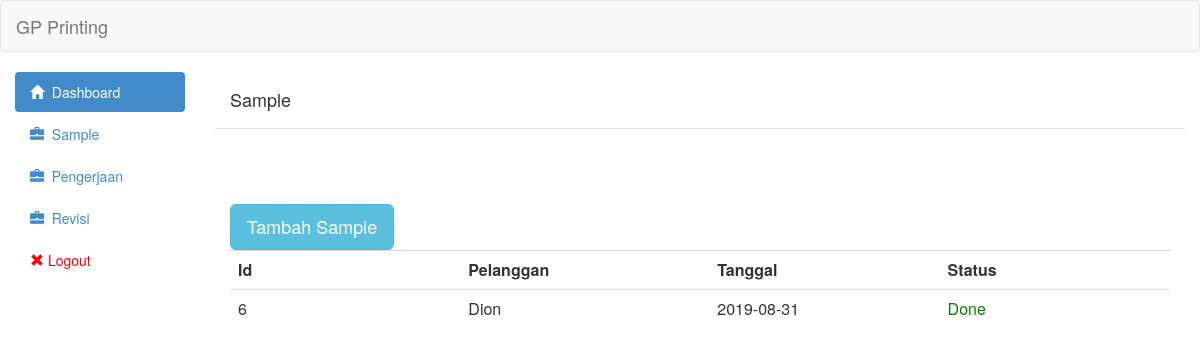
The app's page /view/sample.php (signed in), older data.
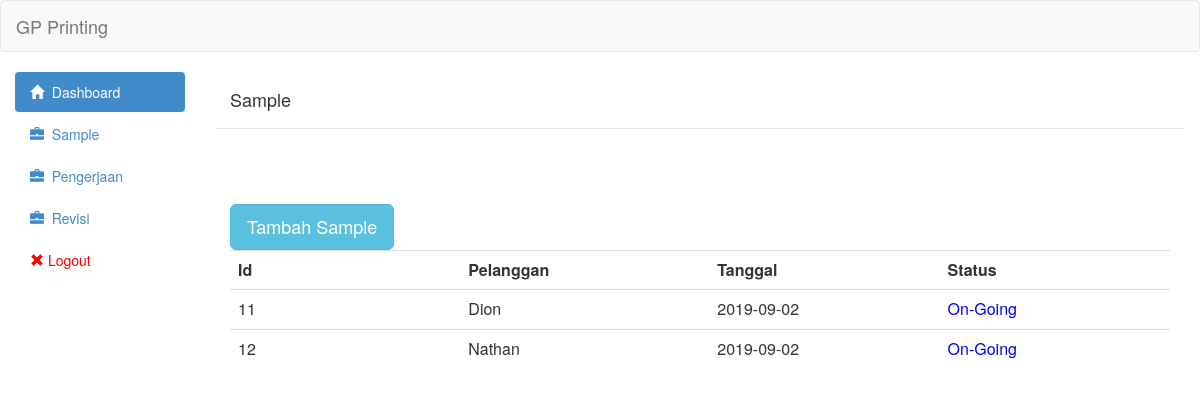
The same page, newer data.
### tables this page shows
CREATE TABLE `sample` (
  `id` int(11) NOT NULL,
  `id_pelanggan` int(11) NOT NULL,
  `tgl` date NOT NULL,
  `status` tinyint(1) NOT NULL DEFAULT 0,
  `biaya` int(11) NOT NULL,
  `deadline` date DEFAULT NULL
);

CREATE TABLE `pelanggan` (
  `id` int(11) NOT NULL,
  `nama` varchar(255) NOT NULL,
  `alamat` text NOT NULL,
  `no_telepon` varchar(255) NOT NULL
);

### controller/sample/sample_show.php (the view, shortened to what this page needs)
<?php
	include('../controller/config/linken.php');
	include('../controller/config/asset.php');
	$queryGetSample = "SELECT sample.id,sample.deadline,pelanggan.nama,sample.status,sample.tgl FROM sample join pelanggan on sample.id_pelanggan = pelanggan.id ORDER BY sample.id ASC";
	$resultGetSample = mysqli_query($link,$queryGetSample) or die(mysqli_error($link));
	 echo "<table class='table table-hover'><tr>
                        <th class='col-md-1'>Id</th>
                        <th class='col-md-1'>Pelanggan</th>
                        <th class='col-md-1'>Tanggal</th>
						<th class='col-md-1'>Status</th>
                        </tr>";
	while($row = mysqli_fetch_assoc($resultGetSample)){
	?>
                            <tr onclick='AjaxGetDetailSample(<?php echo $row['id']?>)'>
								<td><?php echo $row['id']?></td>
                                <td><?php echo $row['nama']?></td>
                                <td><?php echo $row['tgl']?></td>
								<td><?php if($row['status']==1){
									echo "<span style='color:blue'>On-Going</span>";
									}else if($row['status']==2){
										echo "<span style='color:green'>Done</span>";
									}else{
										echo "<span style='color:red'>Idle</span>";
									}
								;?></td>
                            </tr>
<?php
	}
	echo "</table>"
	?>

### controller/config/asset.php (shortened to what this page needs)
<?php
 echo '
   <script
			  src="https://code.jquery.com/jquery-3.4.1.js"
>
	</script>
        <script src="//code.jquery.com/ui/1.11.1/jquery-ui.js"></script>
        <link rel="stylesheet" type="text/css" href="http://ajax.googleapis.com/ajax/libs/jqueryui/1.8/themes/base/jquery-ui.css" />
	<script type="text/javascript" src="assets/js/bootstrap.js"></script>
	<link rel="stylesheet" type="text/css" href="assets/css/bootstrap.css">
	';
?>

### view/header.php (shortened to what this page needs)
<?php
$path = $_SERVER['DOCUMENT_ROOT'].'/gp-printing';
include($path.'/controller/config/asset.php');
?>
<!DOCTYPE html>
<html>
<body>
		<div class="navbar navbar-default">
		<div class="container-fluid">
			<div class="navbar-header">
				<a href="#" class="navbar-brand">GP Printing</a>
			</div>
		</div>
	</div>
<div class="col-md-2">
		<ul class="nav nav-pills nav-stacked">
			<li class="active"><a href="index.php"><span class="glyphicon glyphicon-home"></span>&nbsp;&nbsp;Dashboard</a></li>
			<li><a href="view/sample.php"><span class="glyphicon glyphicon-briefcase"></span>&nbsp;&nbsp;Sample</a></li>
			<li><a href="view/pengerjaan.php"><span class="glyphicon glyphicon-briefcase"></span>&nbsp;&nbsp;Pengerjaan</a></li>
            <li><a href="view/revisi.php"><span class="glyphicon glyphicon-briefcase"></span>&nbsp;&nbsp;Revisi</a></li>
            <li><a style="color:red;" href="controller/login/logout.php"><span class="glyphicon glyphicon-remove"></span >  Logout</a></li>
		</ul>
	</div>
	<div class="col-md-10">
</body>
</html>

### view/sample.php (shortened to what this page needs)
<?php
include('header.php');
include('../controller/config/asset.php');
?>
<div class="modal-header">
    <h4 class="modal-title">Sample</h4>
</div>
<div class="modal-body">
   <br />
   <br />
   <br>
<button type="button" class="btn btn-info btn-lg" data-toggle="modal" data-target="#myModal">Tambah Sample</button>
<?php
	include '../controller/sample/sample_show.php';
?>
</div>

Row changes from the older to the newer data that the page shows:
removed sample: id "6", id_pelanggan.nama "Dion", tgl "2019-08-31", status "Done"
added sample: id "11", id_pelanggan.nama "Dion", tgl "2019-09-02", status "On-Going"
added sample: id "12", id_pelanggan.nama "Nathan", tgl "2019-09-02", status "On-Going"
